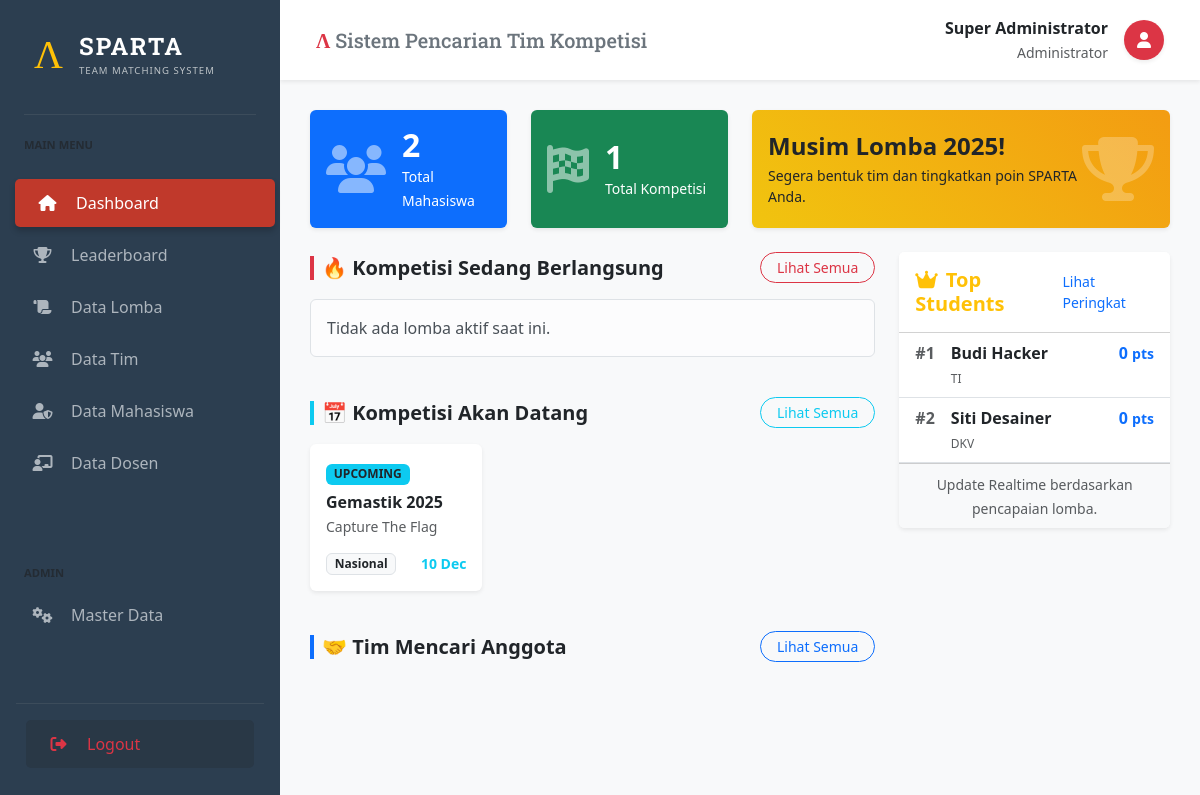
The app's page /index.php (signed in) with its own data.
### tables this page shows
CREATE TABLE Lomba (
    ID_Lomba INT AUTO_INCREMENT PRIMARY KEY,
    Nama_Lomba VARCHAR(200) NOT NULL,
    Deskripsi TEXT,
    Lokasi VARCHAR(100),
    Link_Web VARCHAR(255),
    Tanggal_Mulai DATE,
    Tanggal_Selesai DATE,
    ID_Kategori INT,
    ID_Jenis_Penyelenggara INT,
    ID_Tingkatan INT,
    FOREIGN KEY (ID_Kategori) REFERENCES Kategori_Lomba(ID_Kategori),
    FOREIGN KEY (ID_Jenis_Penyelenggara) REFERENCES Jenis_Penyelenggara(ID_Jenis),
    FOREIGN KEY (ID_Tingkatan) REFERENCES Tingkatan_Lomba(ID_Tingkatan)
);

CREATE TABLE Kategori_Lomba (
    ID_Kategori INT AUTO_INCREMENT PRIMARY KEY,
    Nama_Kategori VARCHAR(100) NOT NULL
);

CREATE TABLE Tingkatan_Lomba (
    ID_Tingkatan INT AUTO_INCREMENT PRIMARY KEY,
    Nama_Tingkatan VARCHAR(50) NOT NULL,
    Poin_Dasar INT NOT NULL
);

CREATE TABLE Mahasiswa (
    ID_Mahasiswa INT AUTO_INCREMENT PRIMARY KEY,
    NIM VARCHAR(20) UNIQUE NOT NULL,
    Nama_Mahasiswa VARCHAR(150) NOT NULL,
    Email VARCHAR(100) UNIQUE NOT NULL,
    Password_Hash VARCHAR(255) NOT NULL,
    Tempat_Lahir VARCHAR(50),
    Tanggal_Lahir DATE,
    Bio TEXT,
    Total_Poin FLOAT DEFAULT 0,
    ID_Prodi INT,
    FOREIGN KEY (ID_Prodi) REFERENCES Prodi(ID_Prodi) ON DELETE SET NULL
);

CREATE TABLE Prodi (
    ID_Prodi INT AUTO_INCREMENT PRIMARY KEY,
    Nama_Prodi VARCHAR(100) NOT NULL,
    ID_Fakultas INT,
    FOREIGN KEY (ID_Fakultas) REFERENCES Fakultas(ID_Fakultas) ON DELETE SET NULL
);

### src/pages/dashboard.php (the view, shortened to what this page needs)
<?php
$sqlActive = "SELECT l.*, k.Nama_Kategori, t.Nama_Tingkatan
              FROM Lomba l
              JOIN Kategori_Lomba k ON l.ID_Kategori = k.ID_Kategori
              JOIN Tingkatan_Lomba t ON l.ID_Tingkatan = t.ID_Tingkatan
              WHERE CURDATE() BETWEEN l.Tanggal_Mulai AND l.Tanggal_Selesai
              LIMIT 3";
$activeLombas = $pdo->query($sqlActive)->fetchAll();
$sqlUpcoming = "SELECT l.*, k.Nama_Kategori, t.Nama_Tingkatan
                FROM Lomba l
                JOIN Kategori_Lomba k ON l.ID_Kategori = k.ID_Kategori
                JOIN Tingkatan_Lomba t ON l.ID_Tingkatan = t.ID_Tingkatan
                WHERE l.Tanggal_Mulai > CURDATE()
                ORDER BY l.Tanggal_Mulai ASC
                LIMIT 3";
$upcomingLombas = $pdo->query($sqlUpcoming)->fetchAll();
$sqlRank = "SELECT m.*, p.Nama_Prodi
            FROM Mahasiswa m
            LEFT JOIN Prodi p ON m.ID_Prodi = p.ID_Prodi
            ORDER BY m.Total_Poin DESC LIMIT 5";
$topRanks = $pdo->query($sqlRank)->fetchAll();
$totalMhs = $pdo->query("SELECT COUNT(*) FROM Mahasiswa")->fetchColumn();
$totalLomba = $pdo->query("SELECT COUNT(*) FROM Lomba")->fetchColumn();
?>
<div class="row mb-4">
    <div class="col-md-3">
        <div class="card bg-primary text-white h-100 shadow-sm border-0">
            <div class="card-body d-flex align-items-center">
                <i class="fas fa-users fa-3x opacity-50 me-3"></i>
                <div>
                    <h2 class="mb-0 fw-bold"><?= $totalMhs ?></h2>
                    <small>Total Mahasiswa</small>
                </div>
            </div>
        </div>
    </div>
    <div class="col-md-3">
        <div class="card bg-success text-white h-100 shadow-sm border-0">
            <div class="card-body d-flex align-items-center">
                <i class="fas fa-flag-checkered fa-3x opacity-50 me-3"></i>
                <div>
                    <h2 class="mb-0 fw-bold"><?= $totalLomba ?></h2>
                    <small>Total Kompetisi</small>
                </div>
            </div>
        </div>
    </div>
    <div class="col-md-6">
        <div class="card bg-warning text-dark h-100 shadow-sm border-0" style="background: linear-gradient(45deg, #f1c40f, #f39c12);">
            <div class="card-body d-flex align-items-center justify-content-between">
                <div>
                    <h4 class="fw-bold mb-1">Musim Lomba 2025!</h4>
                    <p class="mb-0 small">Segera bentuk tim dan tingkatkan poin SPARTA Anda.</p>
                </div>
                <i class="fas fa-trophy fa-4x text-white opacity-25"></i>
            </div>
        </div>
    </div>
</div>
<div class="row">
    <div class="col-lg-8">
        <div class="d-flex justify-content-between align-items-center mb-3">
            <h5 class="fw-bold text-dark border-start border-4 border-danger ps-2 mb-0">🔥 Kompetisi Sedang Berlangsung</h5>
            <a href="?page=lomba&tab=active" class="btn btn-sm btn-outline-danger rounded-pill px-3">Lihat Semua</a>
        </div>
        <div class="row mb-4">
            <?php if(empty($activeLombas)): ?>
                <div class="col-12"><div class="alert alert-light border">Tidak ada lomba aktif saat ini.</div></div>
            <?php endif; ?>
        </div>
        <div class="d-flex justify-content-between align-items-center mb-3 mt-4">
            <h5 class="fw-bold text-dark border-start border-4 border-info ps-2 mb-0">📅 Kompetisi Akan Datang</h5>
            <a href="?page=lomba&tab=upcoming" class="btn btn-sm btn-outline-info rounded-pill px-3">Lihat Semua</a>
        </div>
        <div class="row mb-4">
            <?php foreach($upcomingLombas as $l): ?>
            <div class="col-md-4 mb-3">
                <div class="card h-100 shadow-sm border-0">
                    <div class="card-body p-3">
                        <span class="badge bg-info text-dark mb-2">UPCOMING</span>
                        <h6 class="fw-bold mb-1 text-truncate"><?= htmlspecialchars($l['Nama_Lomba']) ?></h6>
                        <small class="text-muted d-block mb-2"><?= $l['Nama_Kategori'] ?></small>
                        <div class="d-flex justify-content-between align-items-center mt-3">
                            <span class="badge bg-light text-dark border"><?= $l['Nama_Tingkatan'] ?></span>
                            <small class="text-info fw-bold">
                                <?= date('d M', strtotime($l['Tanggal_Mulai'])) ?>
                            </small>
                        </div>
                    </div>
                </div>
            </div>
            <?php endforeach; ?>
        </div>
        <div class="d-flex justify-content-between align-items-center mb-3">
            <h5 class="fw-bold text-dark border-start border-4 border-primary ps-2 mb-0">🤝 Tim Mencari Anggota</h5>
            <a href="?page=tim" class="btn btn-sm btn-outline-primary rounded-pill px-3">Lihat Semua</a>
        </div>
    </div>
    <div class="col-lg-4">
        <div class="card shadow-sm border-0">
            <div class="card-header bg-white py-3">
                <div class="d-flex justify-content-between align-items-center">
                    <h5 class="mb-0 fw-bold text-warning"><i class="fas fa-crown me-2"></i>Top Students</h5>
                    <a href="?page=ranking" class="small text-decoration-none">Lihat Peringkat</a>
                </div>
            </div>
            <div class="card-body p-0">
                <table class="table table-hover mb-0">
                    <tbody>
                        <?php $rank=1; foreach($topRanks as $m): ?>
                        <tr>
                            <td class="ps-3 fw-bold text-muted" style="width: 40px;">#<?= $rank++ ?></td>
                            <td>
                                <div class="fw-bold text-dark"><?= htmlspecialchars($m['Nama_Mahasiswa']) ?></div>
                                <small class="text-muted" style="font-size: 0.75rem;"><?= $m['Nama_Prodi'] ?></small>
                            </td>
                            <td class="text-end pe-3 fw-bold text-primary"><?= number_format($m['Total_Poin']) ?> <small>pts</small></td>
                        </tr>
                        <?php endforeach; ?>
                    </tbody>
                </table>
            </div>
            <div class="card-footer bg-light text-center">
                <small class="text-muted">Update Realtime berdasarkan pencapaian lomba.</small>
            </div>
        </div>
    </div>
</div>

### records on screen
lomba: Nama_Lomba "Gemastik 2025", ID_Kategori.Nama_Kategori "Capture The Flag", ID_Tingkatan.Nama_Tingkatan "Nasional", Tanggal_Mulai "10 Dec"
mahasiswa: Nama_Mahasiswa "Budi Hacker", ID_Prodi.Nama_Prodi "TI", Total_Poin "0"
mahasiswa: Nama_Mahasiswa "Siti Desainer", ID_Prodi.Nama_Prodi "DKV", Total_Poin "0"

### other values on screen
$namaUser "Super Administrator"
$totalMhs "2"
$totalLomba "1"
